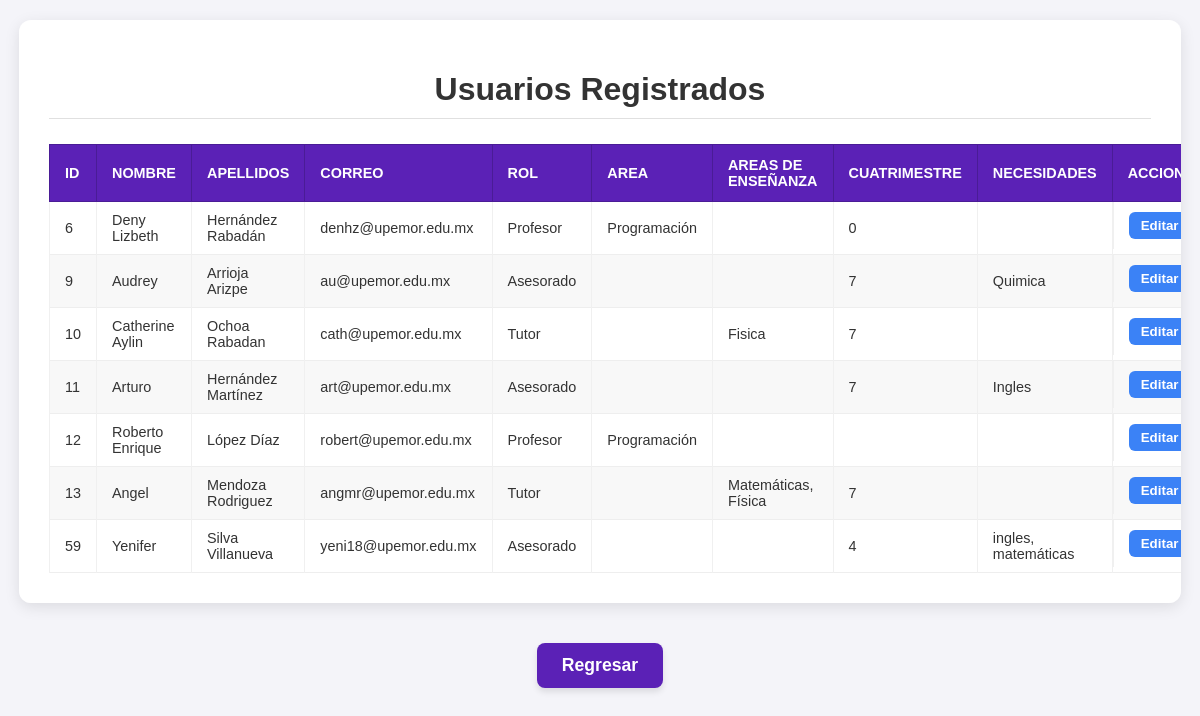
The page /index.php?action=consult (signed in) on the database its author committed.
### tables this page shows
CREATE TABLE `usuario` (
  `id_usuario` int(11) NOT NULL AUTO_INCREMENT,
  `nombre` varchar(50) NOT NULL,
  `apellidos` varchar(50) NOT NULL,
  `correo` varchar(80) NOT NULL,
  `contraseña` varchar(80) NOT NULL,
  `rol` enum('Asesorado','Profesor','Tutor') NOT NULL,
  `area` varchar(50) DEFAULT NULL,
  `areasEnseñanza` varchar(50) DEFAULT NULL,
  `cuatrimestre` int(11) DEFAULT NULL,
  `necesidades` text DEFAULT NULL,
  PRIMARY KEY (`id_usuario`),
  UNIQUE KEY `correo` (`correo`)
);

### app/controllers/UserController.php (called while the page is built, shortened)
<?php
    include_once "app/models/UserModel.php";
    class UserController{
        private $model;
        public function __construct($connection){
            $this -> model = new UserModel($connection);
        }
        public function consultarUsuarios(){
            $usuario = $this -> model -> consultarUsuarios();
            include_once "app/views/consult.php";
        }
    }

### app/models/UserModel.php (called while the page is built, shortened)
<?php
    class UserModel{
        private $connection;
        public function __construct($connection){
            $this -> connection = $connection;
        }
        public function consultarUsuarios(){
            $sql_statement = "SELECT * FROM usuario";
            $result = $this -> connection -> query($sql_statement);
            return $result;
        }
    }

### app/views/consult.php (the view, shortened to what this page needs)
<!DOCTYPE html>
<html lang="en">
<head>
    <link rel="stylesheet" href="public/css/estilos.css">
</head>
<body class="consultar-usuarios">
    <div class="container">
    <h1>Usuarios Registrados</h1>
    <hr>
    <table>
        <thead>
            <tr>
                <th>Id</th>
                <th>Nombre</th>
                <th>Apellidos</th>
                <th>Correo</th>
                <th>Rol</th>
                <th>Area</th>
                <th>Areas de enseñanza</th>
                <th>Cuatrimestre</th>
                <th>Necesidades</th>
                <th>Acciones</th>
            </tr>
        </thead>
        <tbody>
            <?php while($row = $usuario->fetch_assoc()) { ?>
                <tr>
                    <td><?= $row['id_usuario'] ?></td>
                    <td><?= $row['nombre'] ?></td>
                    <td><?= $row['apellidos'] ?></td>
                    <td><?= $row['correo'] ?></td>
                    <td><?= $row['rol'] ?></td>
                    <td><?= $row['area'] ?></td>
                    <td><?= $row['areasEnseñanza'] ?></td>
                    <td><?= $row['cuatrimestre'] ?></td>
                    <td><?= $row['necesidades'] ?></td>
                    <td class="action-buttons">
                        <a href="index.php?action=update&id=<?= $row['id_usuario'] ?>">
                            <button class="btn-editar">Editar</button>
                        </a>
                    </td>
                </tr>
            <?php } ?>
        </tbody>
    </table>
    </div>
    <div>
    <a href="index.php?action=gestion_usuarios">
        <button class="regresar-btn">Regresar</button>
    </a>
    </div>
</body>
</html>

### public/css/estilos.css (style rules this page uses)
:root { --primary-upemor: #4B0082; --secondary-upemor: #B31B34; --light-bg: #F9F9F9; --text-dark: #333333; --text-light: #FFFFFF; --shadow-light: rgba(0, 0, 0, 0.1); --shadow-medium: rgba(0, 0, 0, 0.2); --gradient-bg: linear-gradient(135deg, #f0e6fa, var(--light-bg)); --card-schedule: #007bff; --card-requests: #28a745; --card-bitacoras: #ffc107; }
:root { --primary-color: #6a0dad; --primary-hover: #8b1cf0; --background-light: #f9f9ff; --container-bg: #ffffff; --border-light: #e0e0e0; --text-color: #333; --button-text: white; --error-color: #dc3545; }
body.consultar-usuarios { font-family: 'Arial', sans-serif; background-color: #f4f4f9; margin: 0; padding: 20px; display: flex; flex-direction: column; align-items: center; min-height: 100vh; }
.container { background-color: #ffffff; padding: 30px; border-radius: 12px; box-shadow: 0 4px 15px rgba(0, 0, 0, 0.1); max-width: 95%; width: 100%; margin-bottom: 20px; overflow-x: auto; }
.container h1 { text-align: center; color: #333; font-size: 2em; font-weight: 700; margin-bottom: 10px; }
.container hr { border: none; height: 1px; background-color: #e0e0e0; margin-bottom: 25px; }
table { width: 100%; border-collapse: collapse; margin: 0; min-width: 1000px; }
thead { background-color: #5b21b6; color: #ffffff; text-transform: uppercase; font-size: 0.9em; }
th { padding: 12px 15px; text-align: left; border: 1px solid #4a1c96; }
tbody tr { border-bottom: 1px solid #eeeeee; transition: background-color 0.2s; }
tbody tr:nth-child(even) { background-color: #f8f8f8; }
td { padding: 10px 15px; text-align: left; color: #333; border-left: 1px solid #f0f0f0; border-right: 1px solid #f0f0f0; font-size: 0.9em; word-wrap: break-word; }
.action-buttons { display: flex; gap: 8px; min-width: 180px; }
.action-buttons a { text-decoration: none; }
.btn-editar, .btn-eliminar { padding: 6px 12px; border: none; border-radius: 6px; color: #ffffff; cursor: pointer; font-weight: bold; transition: background-color 0.3s ease; flex-grow: 1; white-space: nowrap; }
.btn-editar { background-color: #3b82f6; }
.regresar-btn { background-color: #5b21b6; color: #ffffff; padding: 12px 25px; border: none; border-radius: 8px; cursor: pointer; font-size: 1.1em; font-weight: 600; box-shadow: 0 4px 6px rgba(0, 0, 0, 0.1); transition: background-color 0.3s ease, transform 0.1s; margin-top: 20px; }

### rows shown on the page
usuario: id_usuario "6", nombre "Deny Lizbeth", apellidos "Hernández Rabadán", correo "denhz@upemor.edu.mx", rol "Profesor", area "Programación", cuatrimestre "0"
usuario: id_usuario "9", nombre "Audrey", apellidos "Arrioja Arizpe", correo "au@upemor.edu.mx", rol "Asesorado", cuatrimestre "7", necesidades "Quimica"
usuario: id_usuario "10", nombre "Catherine Aylin", apellidos "Ochoa Rabadan", correo "cath@upemor.edu.mx", rol "Tutor", areasEnseñanza "Fisica", cuatrimestre "7"
usuario: id_usuario "11", nombre "Arturo", apellidos "Hernández Martínez", correo "art@upemor.edu.mx", rol "Asesorado", cuatrimestre "7", necesidades "Ingles"
usuario: id_usuario "12", nombre "Roberto Enrique", apellidos "López Díaz", correo "robert@upemor.edu.mx", rol "Profesor", area "Programación"
usuario: id_usuario "13", nombre "Angel", apellidos "Mendoza Rodriguez", correo "angmr@upemor.edu.mx", rol "Tutor", areasEnseñanza "Matemáticas, Física", cuatrimestre "7"
usuario: id_usuario "59", nombre "Yenifer", apellidos "Silva Villanueva", correo "yeni18@upemor.edu.mx", rol "Asesorado", cuatrimestre "4", necesidades "ingles, matemáticas"
